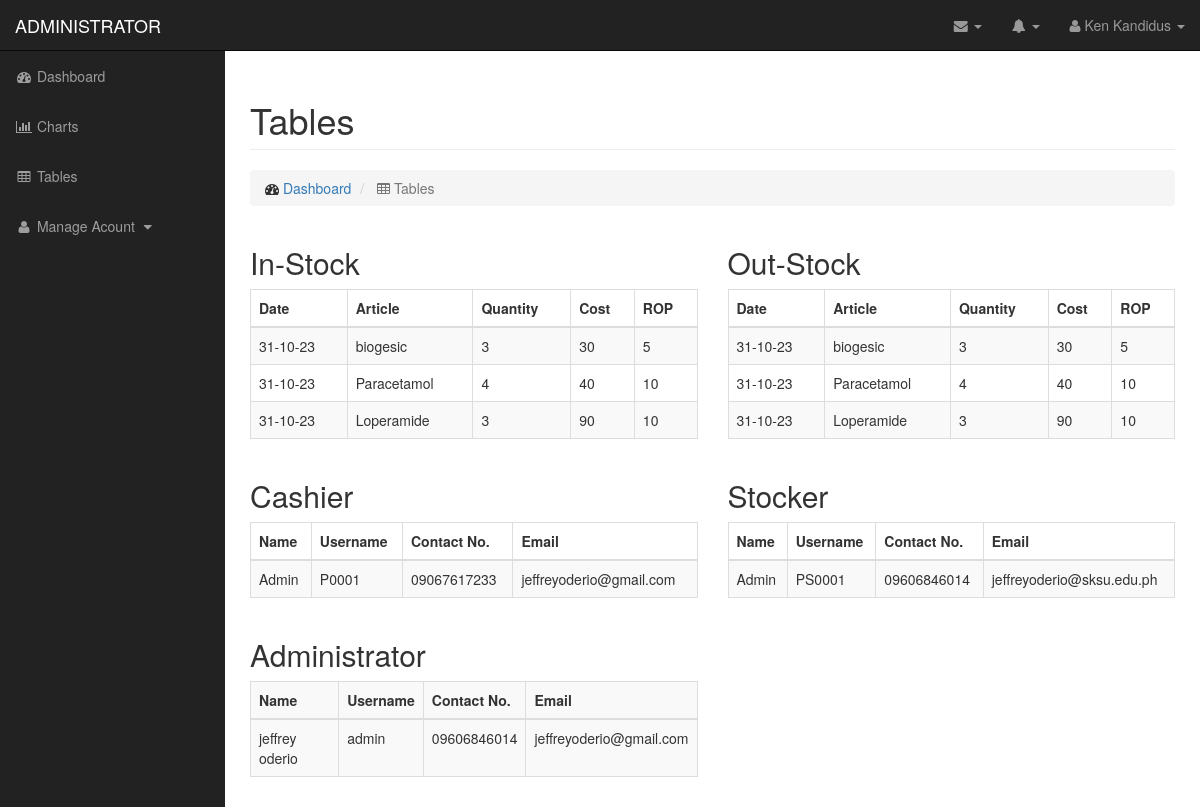
The page /Pharmacy/Admin/tables.php on the database its author committed.
### tables this page shows
CREATE TABLE `productpharmacy` (
  `id` int(11) NOT NULL AUTO_INCREMENT,
  `article` varchar(225) NOT NULL,
  `info` varchar(225) NOT NULL,
  `quantity` int(225) NOT NULL,
  `p_price` int(225) NOT NULL,
  `price` int(225) NOT NULL,
  `cost` varchar(225) NOT NULL,
  `invoice_no` varchar(225) NOT NULL,
  `invoice_date` varchar(225) NOT NULL,
  `supplier` varchar(225) NOT NULL,
  `rop` int(225) NOT NULL,
  `stocker` varchar(225) NOT NULL,
  `dateandtime` varchar(225) NOT NULL,
  `day` varchar(225) NOT NULL,
  `month` varchar(225) NOT NULL,
  `year` varchar(225) NOT NULL,
  PRIMARY KEY (`id`)
);

CREATE TABLE `user_account` (
  `id` int(11) NOT NULL AUTO_INCREMENT,
  `username` varchar(225) NOT NULL,
  `password` varchar(225) NOT NULL,
  `fullname` varchar(225) NOT NULL,
  `address` varchar(225) NOT NULL,
  `contact` varchar(225) NOT NULL,
  `email` varchar(225) NOT NULL,
  `position` varchar(225) NOT NULL,
  `status` varchar(225) NOT NULL,
  PRIMARY KEY (`id`)
);

### Pharmacy/Admin/process.php (called while the page is built, shortened)
<?php
$servername = "localhost";
$username = "root";
$password = "123456";
$dbname = "parconhospital";
$conn = new mysqli($servername, $username, $password, $dbname);
$sql = "SELECT * FROM productpharmacy";
$pharmacy_product = $conn->query($sql);
?>
<?php
$servername = "localhost";
$username = "root";
$password = "123456";
$dbname = "parconhospital";
$conn = new mysqli($servername, $username, $password, $dbname);
$sql = "SELECT * FROM user_account where position = 'pos' ";
$sql2 = "SELECT * FROM user_account where position = 'stocker' ";
$sql3 = "SELECT * FROM user_account where position = 'admin' ";
$casher = $conn->query($sql);
$stocker = $conn->query($sql2);
$admin = $conn->query($sql3);
?>

### Pharmacy/Admin/tables.php (the view, shortened to what this page needs)
<!DOCTYPE html>
<html lang="en">
<head>
    <link href="css/bootstrap.min.css" rel="stylesheet">
    <link href="css/sb-admin.css" rel="stylesheet">
    <link href="font-awesome/css/font-awesome.min.css" rel="stylesheet" type="text/css">
</head>
<body>
    <div id="wrapper">
        <nav class="navbar navbar-inverse navbar-fixed-top" role="navigation">
            <div class="navbar-header">
                <a class="navbar-brand" href="index.html">ADMINISTRATOR</a>
            </div>
            <ul class="nav navbar-right top-nav">
                <li class="dropdown">
                    <a href="#" class="dropdown-toggle" data-toggle="dropdown"><i class="fa fa-envelope"></i> <b class="caret"></b></a>
                </li>
                <li class="dropdown">
                    <a href="#" class="dropdown-toggle" data-toggle="dropdown"><i class="fa fa-bell"></i> <b class="caret"></b></a>
                </li>
                <li class="dropdown">
                    <a href="#" class="dropdown-toggle" data-toggle="dropdown"><i class="fa fa-user"></i> Ken Kandidus <b class="caret"></b></a>
                </li>
            </ul>
            <div class="collapse navbar-collapse navbar-ex1-collapse">
                <ul class="nav navbar-nav side-nav">
                    <li>
                        <a href="index.php"><i class="fa fa-fw fa-dashboard"></i> Dashboard</a>
                    </li>
                    <li>
                        <a  href="charts.php"><i class="fa fa-fw fa-bar-chart-o"></i> Charts</a>
                    </li>
                    <li>
                        <a  href="tables.php"><i class="fa fa-fw fa-table"></i> Tables</a>
                    </li>
                    <li>
                        <a href="javascript:;" data-toggle="collapse" data-target="#demo"><i class="fa fa-fw fa-user"></i> Manage Acount <i class="fa fa-fw fa-caret-down"></i></a>
                    </li>
                </ul>
            </div>
        </nav>
        <div id="page-wrapper">
            <div class="container-fluid">
                <div class="row">
                    <div class="col-lg-12">
                        <h1 class="page-header">
                            Tables
                        </h1>
                        <ol class="breadcrumb">
                            <li>
                                <i class="fa fa-dashboard"></i>  <a href="index.html">Dashboard</a>
                            </li>
                            <li class="active">
                                <i class="fa fa-table"></i> Tables
                            </li>
                        </ol>
                    </div>
                </div>
                <div class="row">
                    <div class="col-lg-6">
                        <h2>In-Stock </h2>
                        <div class="table-responsive">
                            <table class="table table-bordered table-hover table-striped">
                            <thead style>
            <tr>
                <th>Date</th>
                <th>Article</th>
                <th>Quantity</th>
                <th>Cost</th>
                <th>ROP</th>
            </tr>
        </thead>
        <tbody>
            <?php include 'process.php';  ?>
            <?php while ($row = $pharmacy_product->fetch_assoc()): ?>
                <tr>
                <td><?= $row['day'] ?></td>
                    <td><?= $row['article'] ?></td>
                    <td><?= $row['quantity'] ?></td>
                    <td><?= $row['cost'] ?></td>
                    <td><?= $row['rop'] ?></td>
                </tr>
            <?php endwhile; ?>
        </tbody>
                            </table>
                        </div>
                    </div>
                    <div class="col-lg-6">
                        <h2>Out-Stock</h2>
                        <div class="table-responsive">
                            <table class="table table-bordered table-hover table-striped">
                            <thead style>
            <tr>
                <th>Date</th>
                <th>Article</th>
                <th>Quantity</th>
                <th>Cost</th>
                <th>ROP</th>
            </tr>
        </thead>
        <tbody>
            <?php include 'process.php';  ?>
            <?php while ($row = $pharmacy_product->fetch_assoc()): ?>
                <tr>
                    <td><?= $row['day'] ?></td>
                    <td><?= $row['article'] ?></td>
                    <td><?= $row['quantity'] ?></td>
                    <td><?= $row['cost'] ?></td>
                    <td><?= $row['rop'] ?></td>
                </tr>
            <?php endwhile; ?>
        </tbody>
                            </table>
                        </div>
                    </div>
                </div>
                <div class="row">
                    <div class="col-lg-6">
                        <h2> Cashier</h2>
                        <div class="table-responsive">
                            <table class="table table-bordered table-hover table-striped">
                            <thead>
            <tr>
                <th>Name</th>
                <th>Username</th>
                <th>Contact No.</th>
                <th>Email</th>
            </tr>
        </thead>
        <tbody>
            <?php include 'process.php';  ?>
            <?php while ($row = $casher->fetch_assoc()): ?>
                    <tr>
                    <td><?= $row['fullname'] ?></td>
                        <td><?= $row['username'] ?></td>
                        <td><?= $row['contact'] ?></td>
                        <td><?= $row['email'] ?></td>
                    </tr>
                <?php endwhile; ?>
            </tbody>
                            </table>
                        </div>
                    </div>
                    <div class="col-lg-6">
                        <h2>Stocker</h2>
                        <div class="table-responsive">
                            <table class="table table-bordered table-hover table-striped">
                                <thead>
            <tr>
                <th>Name</th>
                <th>Username</th>
                <th>Contact No.</th>
                <th>Email</th>
            </tr>
        </thead>
        <tbody>
            <?php include 'process.php';  ?>
            <?php while ($row = $stocker->fetch_assoc()): ?>
                    <tr>
                        <td><?= $row['fullname'] ?></td>
                        <td><?= $row['username'] ?></td>
                        <td><?= $row['contact'] ?></td>
                        <td><?= $row['email'] ?></td>
                    </tr>
                <?php endwhile; ?>
            </tbody>
                            </table>
                        </div>
                    </div>
                </div>
                <div class="row">
                    <div class="col-lg-6">
                        <h2>Administrator</h2>
                        <div class="table-responsive">
                            <table class="table table-bordered table-hover table-striped">
                            <tr>
<th>Name</th>
<th>Username</th>
<th>Contact No.</th>
<th>Email</th>
</tr>
        <tbody>
            <?php include 'process.php';  ?>
            <?php while ($row = $admin->fetch_assoc()): ?>
                    <tr>
                        <td><?= $row['fullname'] ?></td>
                        <td><?= $row['username'] ?></td>
                        <td><?= $row['contact'] ?></td>
                        <td><?= $row['email'] ?></td>
                    </tr>
                <?php endwhile; ?>
            </tbody>
                            </table>
                        </div>
                    </div>
                </div>
            </div>
        </div>
    </div>
</body>
</html>

### Pharmacy/Admin/css/sb-admin.css (style rules this page uses)
body { margin-top: 100px; background-color: #222; }
@media (min-width:768px) { body { margin-top: 50px; } }
#wrapper { padding-left: 0; }
#page-wrapper { width: 100%; padding: 0; background-color: #fff; }
@media (min-width:768px) { #wrapper { padding-left: 225px; } }
@media (min-width:768px) { #page-wrapper { padding: 10px; } }
.top-nav { padding: 0 15px; }
.top-nav>li { display: inline-block; float: left; }
.top-nav>li>a { padding-top: 15px; padding-bottom: 15px; line-height: 20px; color: #999; }
@media (min-width:768px) { .side-nav { position: fixed; top: 51px; left: 225px; width: 225px; margin-left: -225px; border: none; border-radius: 0; overflow-y: auto; background-color: #222; } }
@media (min-width:768px) { .side-nav>li>a { width: 225px; } }

### rows shown on the page
productpharmacy: day "31-10-23", article "biogesic", quantity "3", cost "30", rop "5"
productpharmacy: day "31-10-23", article "Paracetamol", quantity "4", cost "40", rop "10"
productpharmacy: day "31-10-23", article "Loperamide", quantity "3", cost "90", rop "10"
user_account: fullname "Admin", username "P0001", contact "09067617233", email "jeffreyoderio@gmail.com"
user_account: fullname "Admin", username "PS0001", contact "09606846014", email "jeffreyoderio@sksu.edu.ph"
user_account: fullname "jeffrey oderio", username "admin", contact "09606846014", email "jeffreyoderio@gmail.com"
